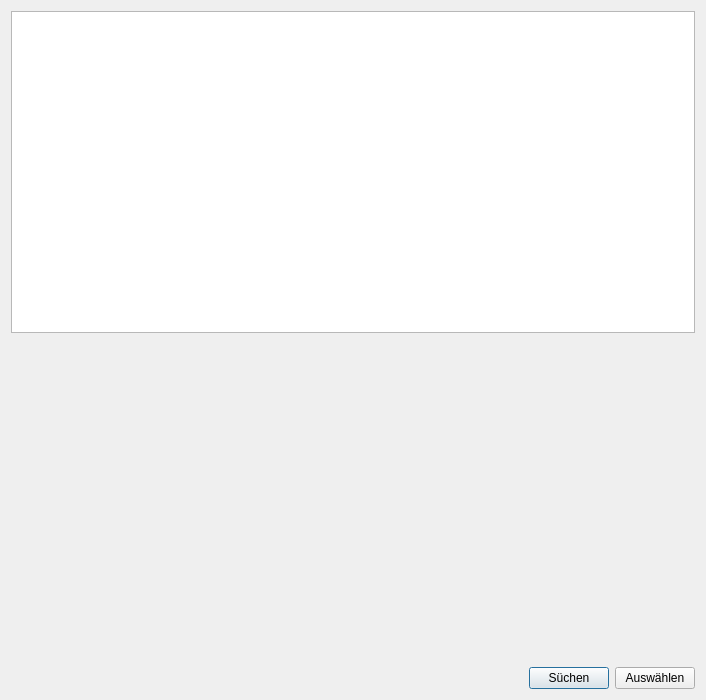
<?xml version="1.0" encoding="UTF-8"?>
<ui version="4.0">
 <class>dlg_cruise_select</class>
 <widget class="QDialog" name="dlg_cruise_select">
  <property name="geometry">
   <rect>
    <x>0</x>
    <y>0</y>
    <width>706</width>
    <height>700</height>
   </rect>
  </property>
  <property name="windowTitle">
   <string>Reise auswählen</string>
  </property>
  <layout class="QGridLayout" name="gridLayout">
   <item row="1" column="0" colspan="3">
    <widget class="Frm_Cruise" name="frm_cruise" native="true">
     <property name="sizePolicy">
      <sizepolicy hsizetype="Expanding" vsizetype="Expanding">
       <horstretch>0</horstretch>
       <verstretch>0</verstretch>
      </sizepolicy>
     </property>
    </widget>
   </item>
   <item row="2" column="0">
    <spacer name="horizontalSpacer">
     <property name="orientation">
      <enum>Qt::Horizontal</enum>
     </property>
     <property name="sizeHint" stdset="0">
      <size>
       <width>248</width>
       <height>20</height>
      </size>
     </property>
    </spacer>
   </item>
   <item row="2" column="1">
    <widget class="QPushButton" name="btn_search">
     <property name="text">
      <string>Süchen</string>
     </property>
    </widget>
   </item>
   <item row="2" column="2">
    <widget class="QPushButton" name="btn_select">
     <property name="text">
      <string>Auswählen</string>
     </property>
    </widget>
   </item>
   <item row="0" column="0" colspan="3">
    <widget class="QTableView" name="tv_cruises"/>
   </item>
  </layout>
 </widget>
 <customwidgets>
  <customwidget>
   <class>Frm_Cruise</class>
   <extends>QWidget</extends>
   <header>frm_cruise_code</header>
   <container>1</container>
  </customwidget>
 </customwidgets>
 <resources/>
 <connections/>
</ui>
